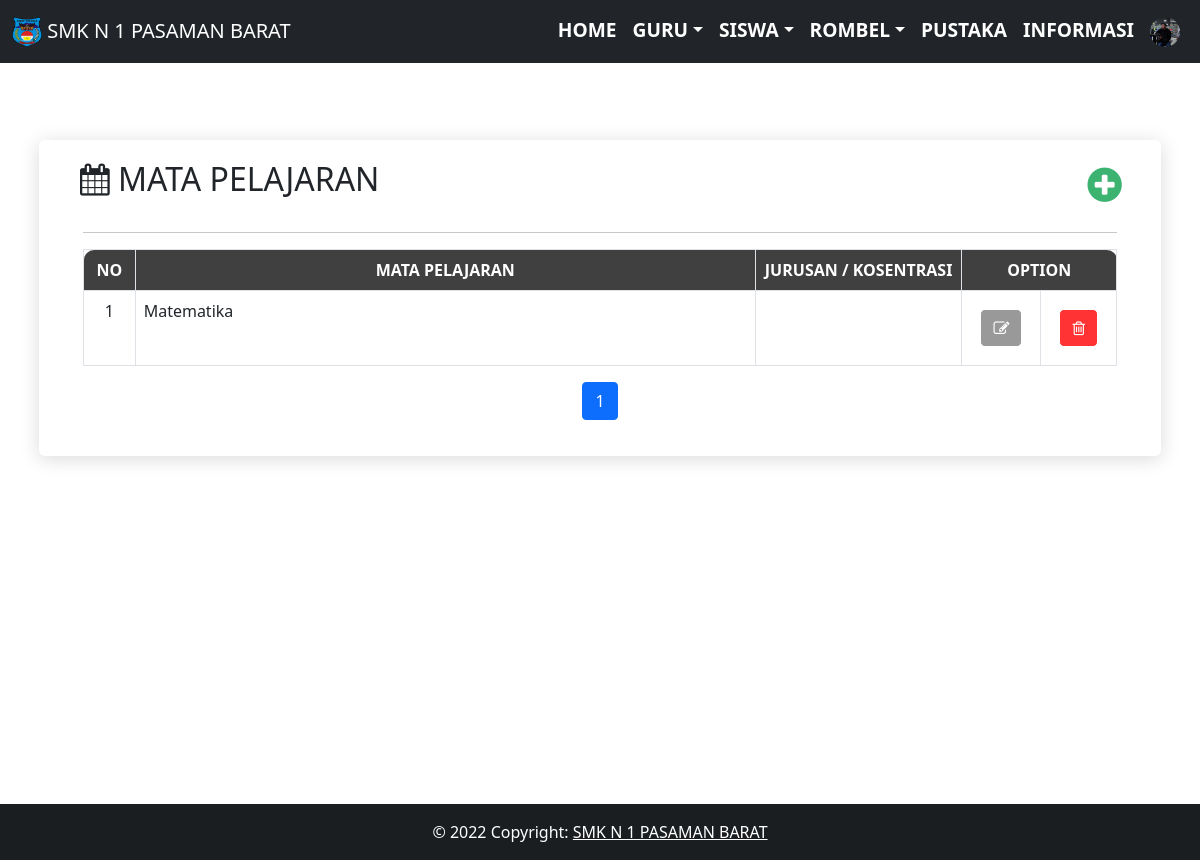
The page /operator/rombel/mapel.php (signed in) on the database its author committed.
### tables this page shows
CREATE TABLE `biodata_sekolah` (
  `id_biodata_sekolah` int(11) NOT NULL,
  `nama_sekolah` varchar(120) NOT NULL,
  `alamat_sekolah` varchar(120) NOT NULL,
  `photo_sekolah` varchar(120) NOT NULL,
  `email_sekolah` varchar(120) NOT NULL,
  `telepon_sekolah` int(11) NOT NULL
);

CREATE TABLE `mapel` (
  `id_mapel` int(11) NOT NULL,
  `nama_mapel` varchar(120) NOT NULL,
  `kosentrasi` int(11) NOT NULL
);

### operator/rombel/mapel.php (the view, shortened to what this page needs)
<?php
include '../../db/koneksi.php';
include '../../layout/header.php';
?>
<div id="content" style="margin-top:60px;">
  <div class="regular-page-area section-padding-20">
    <div class="container">
      <div class="row justify-content-center">
        <div class="col-12">
          <div class="details-content">
            <div class="container">
              <div class="row">
                <div class="col-sm">
                  <h2 id="xs" ><i class="icon-calendar"></i> MATA PELAJARAN </h2>
                </div>
                <div class="col-sm" style="text-align: right;margin-right: 5%;">
                  <a class="col-sm" href="http://localhost/smkn_1_pasaman/absensi/operator/rombel/tambah_mapel" style=""><h1 id="xs" ><i class="icon-plus-sign" style="color:mediumseagreen;"></i> </h1></a>
                </div>
              </div>
            </div>
            <div id="myDiv" class="container-fluid">
              <hr>
              <div class="row-fluid">
                <div class="span12">
                  <div class="widget-box">
                    <div class="widget-title">
                     <table class="table table-bordered">
                      <thead>
                        <tr>
                          <th class="text-center" style="width:5%;background-color: #404040; color:white;border-radius: 10px 0 0 0 ;">NO</th>
                          <th class="text-center" style="background-color: #404040; color:white;">MATA PELAJARAN</th>
                          <th class="text-center" style="width:20%;background-color: #404040; color:white;">JURUSAN / KOSENTRASI</th>
                          <th class="text-center" colspan="2" style="width: 10%;background-color: #404040; color:white;border-radius: 0 10px 0 0 ;">OPTION</th>
                        </tr>
                      </thead>
                      <tbody>
                        <?php
                        $batas = 10;
                        $halaman = @$_GET['halaman'];
                        if(empty($halaman)){
                          $posisi     = 0;
                          $halaman    = 1;
                        }
                        else{
                          $posisi = ($halaman-1) * $batas;
                        }
                        $queryDataMapel = mysqli_query($konek,"SELECT * FROM mapel JOIN jurusan limit $posisi,$batas");
                        if ($posisi !=0) {
                        $no = $posisi;
                        }else{
                          $no=1;
                        }
                        while($dataMapel = mysqli_fetch_array($queryDataMapel)){?>
                          <tr>
                          <td class="text-center"><?php echo $no; ?></td>
                          <td ><?php echo $dataMapel['nama_mapel']; ?></td>
                          <td class="text-center"><?php
                          ?></td>
                          <td class="text-center" style="width:5%;"><form action="" class="form-container" style="margin:10px" autocomplete="false">
                               <a href="editMapel?id_mapel=<?PHP echo $dataMapel['id_mapel']?>" class="btn" style=" border-color: white;border-radius: 5px; background-color: #999999;"><i class="icon-edit" style="color:white;"></i></a>
                             </form>
                           </td>
                           <td class="text-center" style="width:5%;"><form action="../prosses.php?hapus=mapel" method="post" class="form-container" style="margin:10px" autocomplete="false">
                            <button class="btn" type="submit" style=" border-color: white;border-radius: 5px; background-color: #ff3333;"><i class="icon-trash" style="color:white;"></i> </button>
                          </form></td>
                        </tr>
                        <?php $no++;} ?>
                      </tbody>
                    </table>
                        <?php
                        $query2 = mysqli_query($konek, "SELECT * FROM mapel");
                        $jumlahdata = mysqli_num_rows($query2);
                        $jumlahhalaman = ceil($jumlahdata/$batas);
                        ?>
                        <nav>
                          <ul class="pagination justify-content-center">
                            <?php
                            for($i=1;$i<=$jumlahhalaman;$i++) {
                              if ($i != $halaman) {
                                echo "<li class='page-item'><a class='page-link' href='mapel.php?halaman=$i'>$i</a></li>";
                              }
                              else {
                                echo "<li class='page-item active'><a class='page-link' href='#'>$i</a></li>";
                              }
                            }
                            ?>
                          </ul>
                        </nav>
                  </div>
                </div>
              </div>
            </div>
          </div>
        </div>
      </div>
    </div>
  </div>
</div>
<?php include '../../layout/footer.php'; ?>
</div>

### layout/header.php (shortened to what this page needs)
<?php
$query=mysqli_query($konek,"SELECT * FROM biodata_sekolah");
$data=mysqli_fetch_array($query);
?>
<!DOCTYPE html>
<html lang="en">
<head>
  <link rel="stylesheet" href="http://localhost/smkn_1_pasaman/absensi/assets/css/bootstrap.min.css" />
  <link rel="stylesheet" href="http://localhost/smkn_1_pasaman/absensi/assets/css/bootstrap-responsive.min.css" />
  <link href="http://localhost/smkn_1_pasaman/absensi/assets/font-awesome/css/font-awesome.css" rel="stylesheet" />
  <link rel="stylesheet" href="http://localhost/smkn_1_pasaman/absensi/assets/css/custom/style.css">
</head>
<body>
  <nav id="nav" class="navbar fixed-top navbar-expand-lg navbar-dark bg-dark">
    <div class="container-fluid">
      <a class="navbar-brand" href="#"><img src="http://localhost/smkn_1_pasaman/absensi/assets/image/<?PHP echo $data['photo_sekolah'] ?>" alt="" width="30" height="30" class="d-inline-block align-text-top"> SMK N 1 PASAMAN BARAT</a>
    <div class="collapse navbar-collapse" id="navbarNav">
      <ul class="navbar-nav">
        <?php if($_SESSION['akses'] == 'admin' || $_SESSION['akses'] == 'operator') {?>
          <li class="nav-item">
            <a class="nav-link text-white" style="font-weight: 600; font-size: 1.2em;" href="/smkn_1_pasaman/absensi/operator/">HOME</a>
          </li>
          <li class="nav-item dropdown">
            <a href="#" class="nav-link dropdown-toggle" data-bs-toggle="dropdown"style="color: white; font-weight: 600; font-size: 1.2em;"><span class="text">GURU</span></a>
              </li>
              <li class="nav-item dropdown" >
                <a href="#" class="nav-link dropdown-toggle" data-bs-toggle="dropdown"style="color: white; font-weight: 600; font-size: 1.2em;"><span class="text">SISWA</span></a>
              </li>
              <li class="nav-item dropdown">
                <a href="#" class="nav-link dropdown-toggle" data-bs-toggle="dropdown"style="color: white; font-weight: 600; font-size: 1.2em;"><span class="text">ROMBEL</span></a>
              </li>
              <li class="nav-item">
                <a class="nav-link text-white" style="font-weight: 600; font-size: 1.2em;" href="#">PUSTAKA</a>
              </li>
              <li class="nav-item">
                <a class="nav-link text-white" style="font-weight: 600; font-size: 1.2em;" href="#">INFORMASI</a>
              </li>
              <li class="nav-item dropdown">
                <a href="#" class="nav-link " data-bs-toggle="dropdown" style="color: white; font-weight: 600; font-size: 1.2em;"><span class="text"><div class="text-center">
                  <img src="http://localhost/smkn_1_pasaman/absensi/assets/image/guru/<?PHP echo $_SESSION['fotoProfil'] ?>" class="rounded-circle" style="width: 30px; height: 30px;" alt="...">
                </div></span></a>
                </li>
              <?php } ?>
          </ul>
        </div>
      </div>
    </nav>
  </body>
  </html>

### assets/css/custom/style.css (style rules this page uses)
body { text-align:left; display:grid; grid-template-rows: auto 1fr auto; min-height:100vh; }
* { margin: 0; padding: 0; }
#content { position: relative; min-height: 100vh; }
.details-content { margin-top: 50px; background-color: #ffffff; position: relative; z-index: 1; box-shadow: 0 3px 20px rgb(0 0 0 / 15%); padding: 20px 20px; border-radius: 6px; margin-bottom: 50px; }
.section-padding-20 { padding-top: 30px; padding-bottom: 50px; }
.row { display: -ms-flexbox; display: flex; -ms-flex-wrap: wrap; flex-wrap: wrap; margin-right: -15px; margin-left: -15px; }
.child-table, th { vertical-align: top; border-top: 1px solid #ccc; padding:10px; width:100px; }

### rows shown on the page
biodata_sekolah: photo_sekolah (picture)
mapel: nama_mapel "Matematika"
